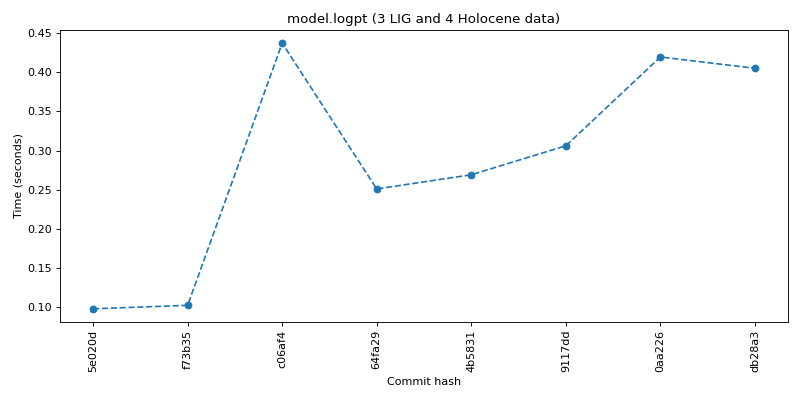

Reproduce this figure in Python.
fig = plt.figure(figsize=(10,5))
from lig_sea_level.config import GIT_ROOT
import os
import json
benchmarks = os.listdir(str(GIT_ROOT)+'/.asv/results/carbonate')
check = 'time_logpt'
logpt = []
x = []
d = []
for i in range(len(benchmarks)):
    with open(str(GIT_ROOT)+'/.asv/results/carbonate/'+benchmarks[i]) as f:
        data = json.load(f)
        if 'results' in data.keys():
            if f'benchmarks.TimeSuite.{check}' in data['results'].keys():
                if data['results'][f'benchmarks.TimeSuite.{check}'] is not None:
                    logpt.append(data['results'][f'benchmarks.TimeSuite.{check}']['result'])
                    x.append(benchmarks[i][:6])
                    d.append(data['date'])
sortid = np.argsort(d)
plt.plot(np.array(logpt)[sortid],'o--')
plt.gca().set_xticks(np.arange(0,len(logpt)))
_=plt.gca().set_xticklabels(np.array(x)[sortid],rotation=90)
plt.gca().set_xlabel('Commit hash')
plt.gca().set_ylabel('Time (seconds)')
plt.gca().set_title('model.logpt (3 LIG and 4 Holocene data)')
fig.tight_layout()
plt.show()
